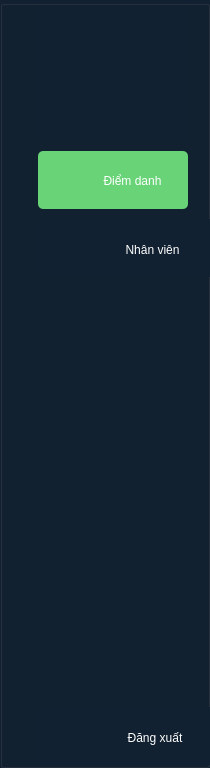
   <widget class="QGroupBox" name="sidebar">
    <property name="geometry">
     <rect>
      <x>0</x>
      <y>0</y>
      <width>210</width>
      <height>768</height>
     </rect>
    </property>
    <property name="minimumSize">
     <size>
      <width>210</width>
      <height>0</height>
     </size>
    </property>
    <property name="maximumSize">
     <size>
      <width>210</width>
      <height>16777215</height>
     </size>
    </property>
    <property name="styleSheet">
     <string notr="true">background-color: #122131;</string>
    </property>
    <property name="title">
     <string/>
    </property>
    <property name="alignment">
     <set>Qt::AlignLeading|Qt::AlignLeft|Qt::AlignVCenter</set>
    </property>
    <layout class="QVBoxLayout" name="verticalLayout_2">
     <property name="spacing">
      <number>10</number>
     </property>
     <property name="leftMargin">
      <number>35</number>
     </property>
     <property name="topMargin">
      <number>0</number>
     </property>
     <property name="rightMargin">
      <number>35</number>
     </property>
     <property name="bottomMargin">
      <number>0</number>
     </property>
     <item>
      <widget class="QLabel" name="logo_2">
       <property name="minimumSize">
        <size>
         <width>150</width>
         <height>135</height>
        </size>
       </property>
       <property name="maximumSize">
        <size>
         <width>150</width>
         <height>135</height>
        </size>
       </property>
       <property name="styleSheet">
        <string notr="true">padding-left: 30px;
background-image: url(D:/NMCNPM/checking_attendance_system/fe/Image_and_icon/logo.png); 
background-repeat: no-repeat;
background-position: left center;
</string>
       </property>
       <property name="text">
        <string/>
       </property>
      </widget>
     </item>
     <item>
      <widget class="QGroupBox" name="fil_attendance_2">
       <property name="minimumSize">
        <size>
         <width>150</width>
         <height>58</height>
        </size>
       </property>
       <property name="maximumSize">
        <size>
         <width>150</width>
         <height>58</height>
        </size>
       </property>
       <property name="styleSheet">
        <string notr="true">background-color: #68D477;
border-radius: 5px;</string>
       </property>
       <property name="title">
        <string/>
       </property>
       <property name="alignment">
        <set>Qt::AlignCenter</set>
       </property>
       <layout class="QGridLayout" name="gridLayout_5">
        <item row="0" column="0">
         <widget class="QPushButton" name="btn_attendance_2">
          <property name="minimumSize">
           <size>
            <width>135</width>
            <height>24</height>
           </size>
          </property>
          <property name="maximumSize">
           <size>
            <width>135</width>
            <height>24</height>
           </size>
          </property>
          <property name="styleSheet">
           <string notr="true">padding-left: 30px;
background-image: url(D:/NMCNPM/checking_attendance_system/fe/Image_and_icon/icons8-user-30.png); 
background-repeat: no-repeat;
background-position: left center;
color: white;
font: 12pt &quot;Times New Roman&quot;;</string>
          </property>
          <property name="text">
           <string>Điểm danh</string>
          </property>
         </widget>
        </item>
       </layout>
      </widget>
     </item>
     <item>
      <widget class="QGroupBox" name="fil_manage_2">
       <property name="minimumSize">
        <size>
         <width>200</width>
         <height>58</height>
        </size>
       </property>
       <property name="maximumSize">
        <size>
         <width>200</width>
         <height>58</height>
        </size>
       </property>
       <property name="styleSheet">
        <string notr="true">background-color: #122131;
border-radius: 5px;</string>
       </property>
       <property name="title">
        <string/>
       </property>
       <layout class="QGridLayout" name="gridLayout_6">
        <item row="0" column="0">
         <widget class="QPushButton" name="btn_manage_2">
          <property name="minimumSize">
           <size>
            <width>135</width>
            <height>32</height>
           </size>
          </property>
          <property name="maximumSize">
           <size>
            <width>135</width>
            <height>32</height>
           </size>
          </property>
          <property name="styleSheet">
           <string notr="true">padding-left: 30px;
background-image: url(D:/NMCNPM/checking_attendance_system/fe/Image_and_icon/icons8-user-30.png); 
background-repeat: no-repeat;
background-position: left center;
color: white;
font: 12pt &quot;Times New Roman&quot;;</string>
          </property>
          <property name="text">
           <string>Nhân viên</string>
          </property>
         </widget>
        </item>
       </layout>
      </widget>
     </item>
     <item>
      <spacer name="verticalSpacer_2">
       <property name="orientation">
        <enum>Qt::Vertical</enum>
       </property>
       <property name="sizeHint" stdset="0">
        <size>
         <width>20</width>
         <height>300</height>
        </size>
       </property>
      </spacer>
     </item>
     <item>
      <widget class="QGroupBox" name="fil_logout_2">
       <property name="minimumSize">
        <size>
         <width>200</width>
         <height>58</height>
        </size>
       </property>
       <property name="maximumSize">
        <size>
         <width>200</width>
         <height>58</height>
        </size>
       </property>
       <property name="styleSheet">
        <string notr="true">background-color: #122131;
border-radius: 5px;</string>
       </property>
       <property name="title">
        <string/>
       </property>
       <layout class="QGridLayout" name="gridLayout_7">
        <item row="0" column="0">
         <widget class="QPushButton" name="btn_logout_2">
          <property name="minimumSize">
           <size>
            <width>180</width>
            <height>32</height>
           </size>
          </property>
          <property name="maximumSize">
           <size>
            <width>180</width>
            <height>32</height>
           </size>
          </property>
          <property name="styleSheet">
           <string notr="true">padding-left: 30px;
background-image: url(D:/NMCNPM/checking_attendance_system/fe/Image_and_icon/icons8-user-30.png); 
background-repeat: no-repeat;
background-position: left center;
color: white;
font: 12pt &quot;Times New Roman&quot;;</string>
          </property>
          <property name="text">
           <string>Đăng xuất</string>
          </property>
         </widget>
        </item>
       </layout>
      </widget>
     </item>
    </layout>
   </widget>
